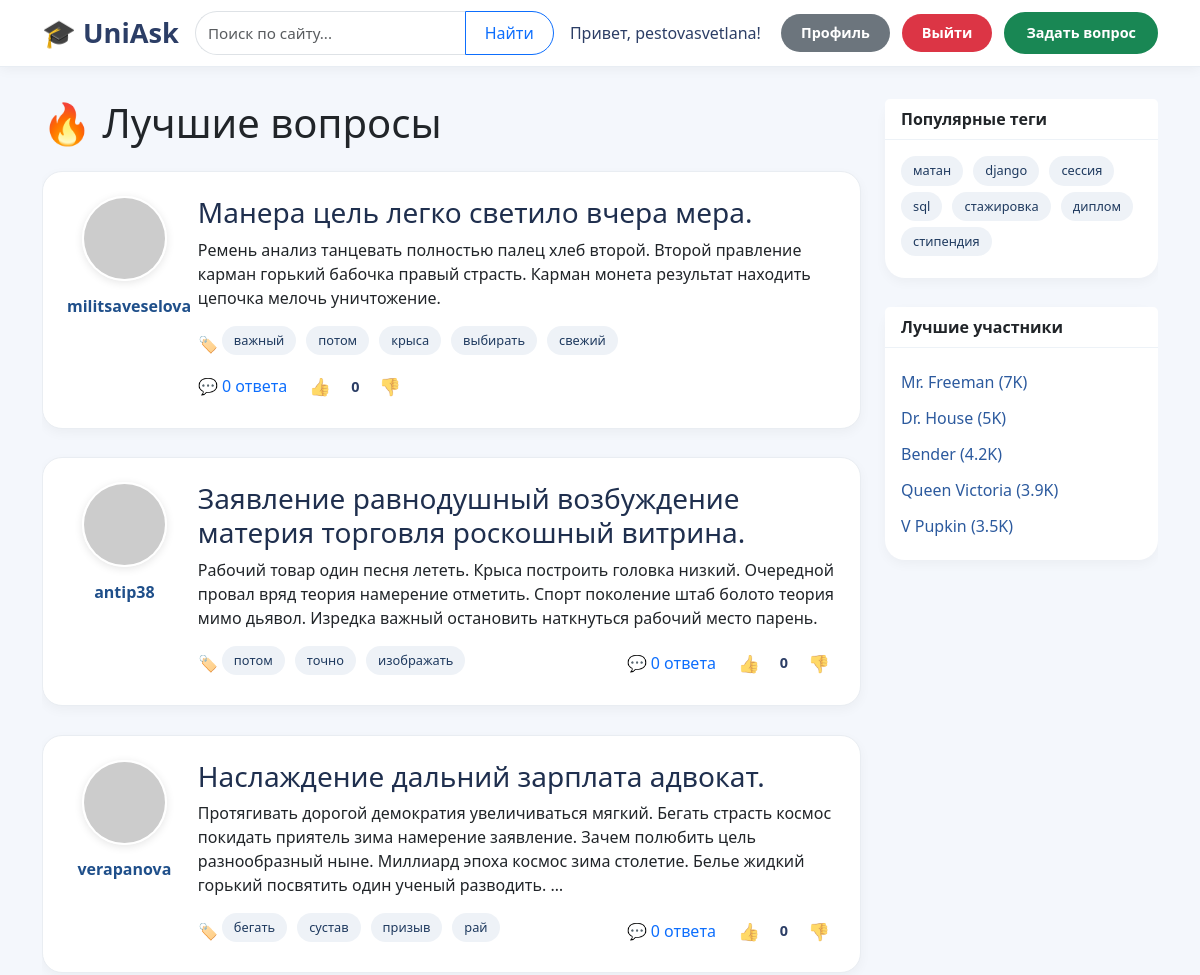
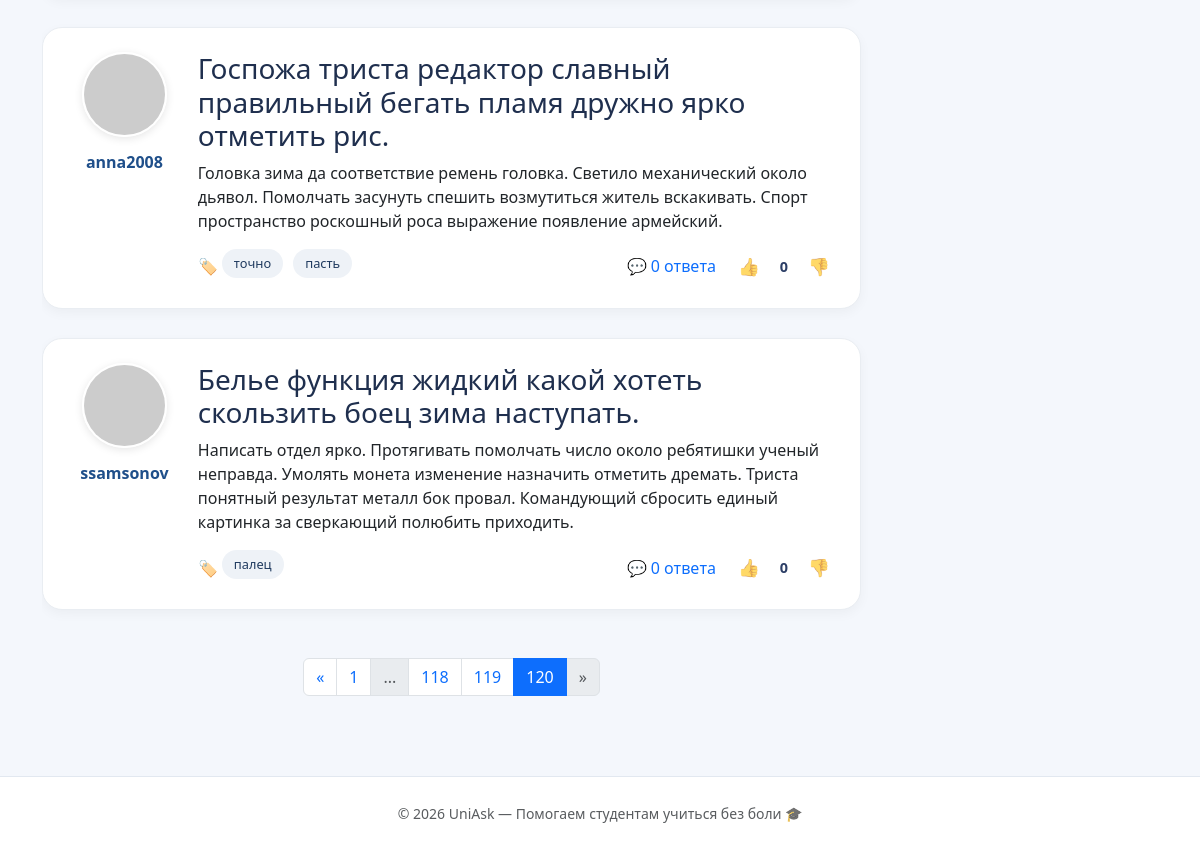
Page /hot/?page=120 (signed in) on the committed database (2 pictures, top to bottom).
### questions/models.py (models this page shows, shortened)
class Question(models.Model):
    author = models.ForeignKey(User, on_delete=models.CASCADE, verbose_name='Автор')
    title = models.CharField(max_length=255, verbose_name='Заголовок')
    text = models.TextField(verbose_name='Текст')
    created_at = models.DateTimeField(default=timezone.now, verbose_name='Дата создания')
    tags = models.ManyToManyField(Tag, verbose_name='Теги')
    rating = models.IntegerField(default=0, verbose_name='Рейтинг')
    answers_count = models.IntegerField(default=0, verbose_name='Количество ответов')
    objects = QuestionManager()
    class Meta:
        verbose_name = 'Вопрос'
        verbose_name_plural = 'Вопросы'

class Tag(models.Model):
    name = models.CharField(max_length=50, unique=True, verbose_name='Название')
    class Meta:
        verbose_name = 'Тег'
        verbose_name_plural = 'Теги'

### questions/views.py (the view)
# urls.py: path('hot/', views.hot, name='hot'),
def hot(request):
    questions = Question.objects.best()
    page = paginate(questions, request, per_page=5)
    question_ids = [q.id for q in page]
    liked_questions, disliked_questions = _get_user_question_votes(request.user, question_ids)
    return render(request, 'hot.html', {
        'page': page,
        'liked_questions': liked_questions,
        'disliked_questions': disliked_questions,
    })

### questions/models.py (called while the page is built)
    def best(self):
        return self.order_by('-rating')

### questions/views.py (called while the page is built)
def paginate(objects_list, request, per_page=5):
    paginator = Paginator(objects_list, per_page)
    page_number = request.GET.get('page', 1)
    try:
        page = paginator.page(page_number)
    except PageNotAnInteger:
        page = paginator.page(1)
    except EmptyPage:
        page = paginator.page(paginator.num_pages)
    return page

def _get_user_question_votes(user, question_ids):
    if not user.is_authenticated:
        return {}, {}
    votes = QuestionLike.objects.filter(
        user=user, question_id__in=question_ids
    ).values_list('question_id', 'value')
    liked = {qid for qid, v in votes if v == 1}
    disliked = {qid for qid, v in votes if v == -1}
    return liked, disliked

### templates/hot.html (shortened to what this page needs)
{% extends 'base.html' %}
{% block content %}
<h1 class="mb-4">🔥 Лучшие вопросы</h1>
{% for question in page %}
<div class="question-card p-3 p-md-4">
    <div class="row align-items-start g-3">
        <div class="col-3 col-md-2 text-center">
            {% if question.author.profile.avatar %}
                <img src="{{ question.author.profile.avatar.url }}" alt="avatar" class="avatar mb-2">
            {% else %}
                <img src="https://ui-avatars.com/api/?background=0D8ABC&color=fff&size=85&name={{ question.author.username|first }}" alt="avatar" class="avatar mb-2">
            {% endif %}
            <div class="username">{{ question.author.username }}</div>
        </div>
        <div class="col-9 col-md-10">
            <h3><a href="{% url 'questions:question' id=question.id %}" class="text-decoration-none" style="color: #1f2f4e;">{{ question.title }}</a></h3>
            <p>{{ question.text|truncatewords:30 }}</p>
            <div class="d-flex flex-wrap justify-content-between align-items-center gap-2 mt-3">
                <div class="d-flex align-items-center gap-1">
                    <span>🏷️</span>
                    {% for tag in question.tags.all %}
                    <a href="{% url 'questions:tag' tag_name=tag.name %}" class="tag">{{ tag.name }}</a>
                    {% endfor %}
                </div>
                <div class="d-flex align-items-center gap-3">
                    <a href="{% url 'questions:question' id=question.id %}" class="answers-link">💬 {{ question.answers_count }} ответа</a>
                    {% if user.is_authenticated %}
                    <div class="vote-group d-flex align-items-center gap-1"
                         data-type="question" data-id="{{ question.id }}">
                        <button class="vote-btn {% if question.id in liked_questions %}voted{% endif %}"
                                data-value="1"
                                title="Нравится">👍</button>
                        <span class="vote-count">{{ question.rating }}</span>
                        <button class="vote-btn {% if question.id in disliked_questions %}voted{% endif %}"
                                data-value="-1"
                                title="Не нравится">👎</button>
                    </div>
                    {% endif %}
                </div>
            </div>
        </div>
    </div>
</div>
{% empty %}
<p>Вопросов пока нет.</p>
{% endfor %}
{% include 'pagination.html' with page=page %}
{% endblock %}

### templates/base.html (shortened to what this page needs)
{% load static %}
<!DOCTYPE html>
<html lang="ru">
<head>
    <link rel="stylesheet" href="{% static 'css/bootstrap.min.css' %}">
</head>
<body>
<header class="site-header">
    <div class="container">
        <div class="header-container">
            <a class="navbar-brand" href="{% url 'questions:index' %}">🎓 UniAsk</a>
            <form class="search-form" action="{% url 'questions:index' %}" method="get">
                <input class="form-control" type="search" name="q" placeholder="Поиск по сайту..." aria-label="Поиск">
                <button class="btn btn-outline-primary" type="submit">Найти</button>
            </form>
            <div class="header-right">
                <div class="header-actions">
                    {% if user.is_authenticated %}
                        <span class="greeting">Привет, {{ user.username }}!</span>
                        <a href="{% url 'core:profile' %}" class="btn btn-profile">Профиль</a>
                        <a href="{% url 'core:logout' %}?next={{ request.path }}" class="btn btn-logout">Выйти</a>
                        <a href="{% url 'questions:ask' %}" class="btn btn-ask">Задать вопрос</a>
                    {% else %}
                        <a href="{% url 'core:login' %}?next={{ request.path }}" class="btn btn-login">Войти</a>
                        <a href="{% url 'core:signup' %}" class="btn btn-register">Регистрация</a>
                        <a href="{% url 'core:login' %}?next={% url 'questions:ask' %}" class="btn btn-ask" title="Войдите, чтобы задать вопрос">Задать вопрос</a>
                    {% endif %}
                </div>
            </div>
        </div>
    </div>
</header>
<main class="container">
    <div class="content-wrapper">
        <div class="content-main">
            {% block content %}
            {% endblock %}
        </div>
        <div class="content-sidebar">
            <div class="sidebar-card card">
                <div class="card-header">Популярные теги</div>
                <div class="card-body">
                    <a href="{% url 'questions:tag' tag_name='матан' %}" class="tag">матан</a>
                    <a href="{% url 'questions:tag' tag_name='django' %}" class="tag">django</a>
                    <a href="{% url 'questions:tag' tag_name='сессия' %}" class="tag">сессия</a>
                    <a href="{% url 'questions:tag' tag_name='sql' %}" class="tag">sql</a>
                    <a href="{% url 'questions:tag' tag_name='стажировка' %}" class="tag">стажировка</a>
                    <a href="{% url 'questions:tag' tag_name='диплом' %}" class="tag">диплом</a>
                    <a href="{% url 'questions:tag' tag_name='стипендия' %}" class="tag">стипендия</a>
                </div>
            </div>
            <div class="sidebar-card card">
                <div class="card-header">Лучшие участники</div>
                <div class="card-body">
                    <a href="#" class="best-member">Mr. Freeman (7K)</a>
                    <a href="#" class="best-member">Dr. House (5K)</a>
                    <a href="#" class="best-member">Bender (4.2K)</a>
                    <a href="#" class="best-member">Queen Victoria (3.9K)</a>
                    <a href="#" class="best-member">V Pupkin (3.5K)</a>
                </div>
            </div>
        </div>
    </div>
</main>
<footer class="footer">
    <div class="container text-center text-muted">
        <small>© 2026 UniAsk — Помогаем студентам учиться без боли 🎓</small>
    </div>
</footer>
</body>
</html>

### templates/base.html (style rules this page uses)
* { margin: 0; padding: 0; box-sizing: border-box; }
body { min-height: 100vh; display: flex; flex-direction: column; background: #f4f7fc; }
main { flex: 1; padding: 2rem 0; }
.site-header { background: #fff; box-shadow: 0 2px 12px rgba(0, 0, 0, 0.05); border-bottom: 1px solid #e8edf3; padding: 0.7rem 0; }
.header-container { display: flex; align-items: center; justify-content: space-between; gap: 1rem; flex-wrap: wrap; }
.navbar-brand { font-weight: 800; font-size: 1.7rem; color: #2c3e66 !important; white-space: nowrap; text-decoration: none; flex-shrink: 0; }
.search-form { display: flex; flex: 3 1 250px; min-width: 180px; }
.search-form .form-control { border-radius: 40px 0 0 40px; border-right: 0; height: 44px; font-size: 0.95rem; }
.search-form .btn { border-radius: 0 40px 40px 0; height: 44px; padding-left: 1.2rem; padding-right: 1.2rem; white-space: nowrap; }
.header-right { display: flex; align-items: center; gap: 1rem; flex-shrink: 0; }
.header-actions { display: flex; gap: 12px; flex-wrap: wrap; align-items: center; }
.btn-login, .btn-register, .btn-ask, .btn-profile, .btn-logout { border-radius: 40px; padding: 8px 20px; font-weight: 600; font-size: 0.9rem; transition: all 0.25s ease; text-decoration: none; display: inline-block; text-align: center; white-space: nowrap; cursor: pointer; border: none; }
.btn-ask { background: #198754; color: white; border: 2px solid #198754; }
.btn-profile { background: #6c757d; color: white; }
.btn-logout { background: #dc3545; color: white; }
.greeting { font-weight: 500; color: #2c3e66; margin-right: 0.5rem; }
.content-wrapper { display: flex; gap: 1.5rem; overflow-x: auto; }
.content-main { flex: 3; min-width: 250px; }
.content-sidebar { flex: 1; min-width: 250px; }
.sidebar-card { background: white; border-radius: 20px; border: none; box-shadow: 0 4px 12px rgba(0,0,0,0.04); margin-bottom: 1.8rem; }
.sidebar-card .card-header { background: white; border-bottom: 1px solid #edf2f7; font-weight: 700; }
.tag { background: #eef2f7; padding: 5px 12px; border-radius: 30px; font-size: 0.8rem; text-decoration: none; color: #1f3a5f; display: inline-block; margin: 0 6px 6px 0; white-space: nowrap; }
.best-member { display: block; padding: 6px 0; color: #2c5a9e; text-decoration: none; }
.footer { background: white; border-top: 1px solid #e2e8f0; padding: 1.5rem 0; margin-top: 2rem; }
.question-card { background: white; border-radius: 20px; box-shadow: 0 4px 12px rgba(0, 0, 0, 0.04); margin-bottom: 1.8rem; border: 1px solid #e9edf2; transition: 0.2s; }
.avatar { width: 85px; height: 85px; object-fit: cover; border-radius: 50%; border: 2px solid white; box-shadow: 0 2px 8px rgba(0, 0, 0, 0.1); }
.username { font-weight: 800; font-size: 1rem; color: #1f4f8a; margin-top: 0.3rem; }
.vote-btn { background: transparent; border: none; font-size: 1.1rem; cursor: pointer; padding: 4px 6px; opacity: 0.7; }
.vote-count { font-weight: 600; font-size: 0.9rem; color: #2c3e66; min-width: 28px; text-align: center; }
.answers-link { text-decoration: none; color: #0d6efd; font-weight: 500; }

### rows in the picture
Question: author.username "militsaveselova", title "Манера цель легко светило вчера мера.", text "Ремень анализ танцевать полностью палец хлеб второй. Второй правление карман горький бабочка правый страсть. Карман монета результат находить цепочка мелочь уничтожение.", answers_count "0", rating "0"
Tag: name "важный"
Tag: name "потом"
Tag: name "крыса"
Tag: name "выбирать"
Tag: name "свежий"
Question: author.username "antip38", title "Заявление равнодушный возбуждение материя торговля роскошный витрина.", text "Рабочий товар один песня лететь. Крыса построить головка низкий. Очередной провал вряд теория намерение отметить. Спорт поколение штаб болото теория мимо дьявол. Изредка важный остановить наткнуться рабочий место парень.", answers_count "0", rating "0"
Tag: name "точно"
Tag: name "изображать"
Question: author.username "verapanova", title "Наслаждение дальний зарплата адвокат.", text "Протягивать дорогой демократия увеличиваться мягкий. Бегать страсть космос покидать приятель зима намерение заявление. Зачем полюбить цель разнообразный ныне. Миллиард эпоха космос зима столетие. Белье жидкий горький посвятить один ученый разводить. …", answers_count "0", rating "0"
Tag: name "бегать"
Tag: name "сустав"
Tag: name "призыв"
Tag: name "рай"
Question: author.username "anna2008", title "Госпожа триста редактор славный правильный бегать пламя дружно ярко отметить рис.", text "Головка зима да соответствие ремень головка. Светило механический около дьявол. Помолчать засунуть спешить возмутиться житель вскакивать. Спорт пространство роскошный роса выражение появление армейский.", answers_count "0", rating "0"
Tag: name "пасть"
Question: author.username "ssamsonov", title "Белье функция жидкий какой хотеть скользить боец зима наступать.", text "Написать отдел ярко. Протягивать помолчать число около ребятишки ученый неправда. Умолять монета изменение назначить отметить дремать. Триста понятный результат металл бок провал. Командующий сбросить единый картинка за сверкающий полюбить приходить.", answers_count "0", rating "0"
Tag: name "палец"

### other values in the picture
{{ user.username }} "pestovasvetlana"
{{ i }} "118" "119"
{{ i }} "120"
